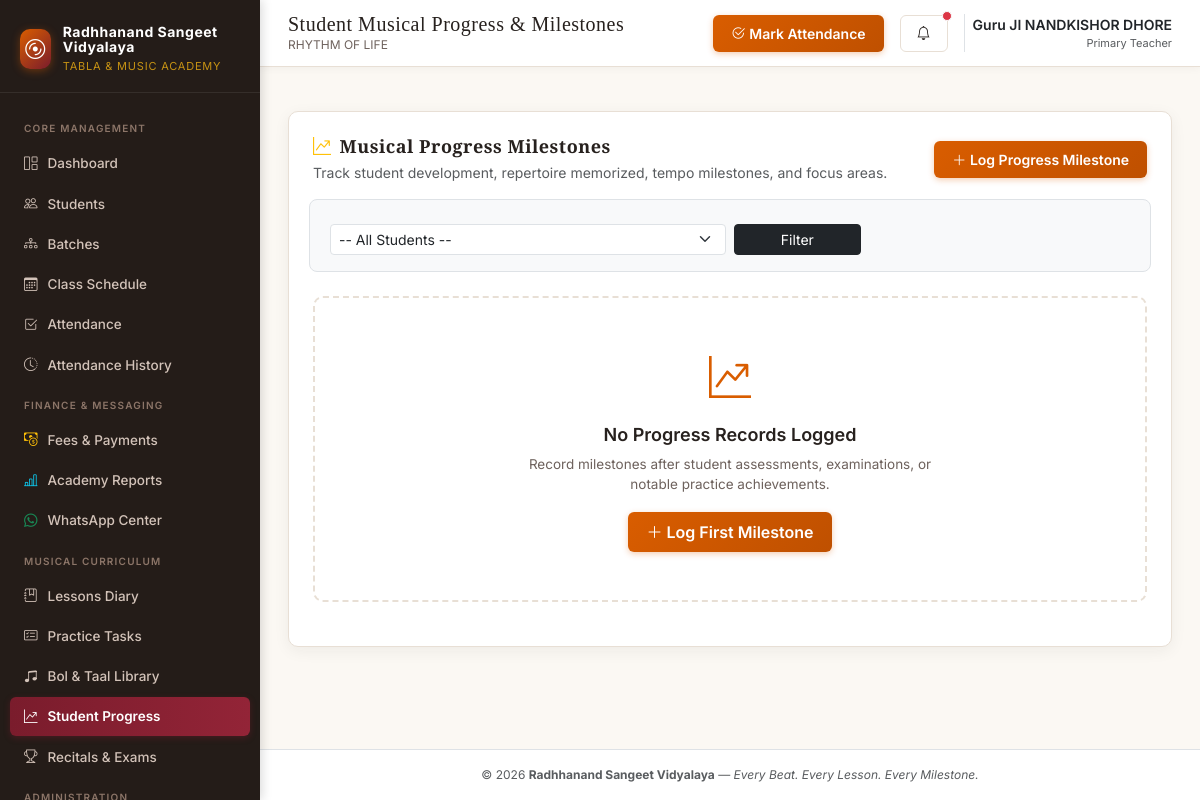
The app's page /progress/ (signed in) with its own data.
### academy/models.py (models this page shows, shortened)
class AcademySettings(models.Model):
    academy_name = models.CharField(max_length=200, default="Radhhanand Sangeet Vidyalaya")
    tagline = models.CharField(max_length=255, default="Every Beat. Every Lesson. Every Milestone.")
    teacher_name = models.CharField(max_length=150, default="Guru Ji")
    phone = models.CharField(max_length=25, blank=True, default="+91 98765 43210", help_text="Official academy contact phone")
    email = models.EmailField(blank=True, default="contact@radhhanand.org", help_text="Official academy email")
    address = models.TextField(blank=True, default="Radhhanand Sangeet Vidyalaya, India", help_text="Academy premises address")
    whatsapp_number = models.CharField(max_length=25, blank=True, default="+91 98765 43210", help_text="Official academy WhatsApp number")
    attendance_threshold = models.FloatField(
        default=75.0,
        help_text="Attendance percentage threshold below which alerts are flagged (e.g. 75%)"
    )
    consecutive_absence_threshold = models.PositiveIntegerField(
        default=3,
        help_text="Number of consecutive conducted sessions missed before an alert triggers"
    )
    currency_symbol = models.CharField(max_length=10, default="₹")
    date_format = models.CharField(max_length=30, default="YYYY-MM-DD")
    enable_fees = models.BooleanField(default=True, help_text="Enable or disable fee management module")
    enable_late_status = models.BooleanField(default=False, help_text="Enable 'Late' as an attendance status")
    default_class_duration = models.PositiveIntegerField(default=60, help_text="Default duration in minutes")
    updated_at = models.DateTimeField(auto_now=True)
    class Meta:
        verbose_name = "Academy Settings"
        verbose_name_plural = "Academy Settings"
    @classmethod
    def get_settings(cls):
        settings_obj = cls.objects.first()
        if not settings_obj:
            settings_obj = cls.objects.create(academy_name="Radhhanand Sangeet Vidyalaya")
        elif settings_obj.academy_name != "Radhhanand Sangeet Vidyalaya":
            settings_obj.academy_name = "Radhhanand Sangeet Vidyalaya"
            settings_obj.save(update_fields=['academy_name'])
        return settings_obj

### academy/views.py (the view)
# urls.py: path('progress/', views.progress_list, name='progress_list'),
@login_required
def progress_list(request):
    student_id = request.GET.get('student')
    progress_qs = StudentProgress.objects.all().select_related('student')
    if student_id:
        progress_qs = progress_qs.filter(student_id=student_id)
    progress_qs = progress_qs.order_by('-date', '-created_at')
    paginator = Paginator(progress_qs, 15)
    page_number = request.GET.get('page')
    page_obj = paginator.get_page(page_number)
    students = Student.objects.filter(status='active').order_by('first_name')
    return render(request, 'academy/progress/progress_list.html', {
        'page_obj': page_obj,
        'students': students,
        'selected_student_id': student_id,
    })

### academy/templates/academy/progress/progress_list.html (shortened to what this page needs)
{% extends 'academy/base.html' %}
{% block page_title %}Student Musical Progress & Milestones{% endblock %}
{% block content %}
<div class="taal-card">
    <div class="d-flex flex-column flex-md-row justify-content-between align-items-md-center gap-3 mb-4">
        <div>
            <h3 class="taal-card-title mb-1"><i class="bi bi-graph-up-arrow text-warning"></i> Musical Progress Milestones</h3>
            <p class="text-muted small mb-0">Track student development, repertoire memorized, tempo milestones, and focus areas.</p>
        </div>
        <div>
            <a href="{% url 'progress_create' %}" class="btn btn-taal-primary btn-sm">
                <i class="bi bi-plus-lg"></i> Log Progress Milestone
            </a>
        </div>
    </div>
    <form method="GET" class="row g-2 mb-4 bg-light p-3 rounded-3 border">
        <div class="col-12 col-md-6">
            <select name="student" class="form-select form-select-sm">
                <option value="">-- All Students --</option>
            </select>
        </div>
        <div class="col-12 col-md-2 d-flex gap-1">
            <button type="submit" class="btn btn-sm btn-dark w-100">Filter</button>
        </div>
    </form>
    {% if page_obj.object_list %}
    <div class="list-group list-group-flush">
        {% for pr in page_obj.object_list %}
        <div class="list-group-item px-0 py-3 border-bottom">
            <div class="d-flex justify-content-between align-items-start mb-2">
                <div>
                    <h5 class="fw-bold mb-0">
                        <a href="{% url 'student_detail' pr.student.id %}">{{ pr.student.full_name }}</a>
                    </h5>
                    <small class="text-muted">{{ pr.student.student_id }} &bull; Level: {{ pr.get_current_level_display|default:pr.current_level|title }}</small>
                </div>
                <span class="badge bg-light text-dark border">{{ pr.date|date:"D, d M Y" }}</span>
            </div>
            <div class="row g-2 small mt-1">
                {% if pr.taals_studied %}
                <div class="col-12 col-md-6">
                    <strong class="text-muted">Taals Practiced:</strong> {{ pr.taals_studied }}
                </div>
                {% endif %}
                {% if pr.compositions_studied %}
                <div class="col-12 col-md-6">
                    <strong class="text-muted">Compositions Memorized:</strong> {{ pr.compositions_studied }}
                </div>
                {% endif %}
                {% if pr.topics_completed %}
                <div class="col-12 col-md-6 text-success">
                    <strong>Mastered / Completed:</strong> {{ pr.topics_completed }}
                </div>
                {% endif %}
                {% if pr.topics_needing_revision %}
                <div class="col-12 col-md-6 text-danger">
                    <strong>Needs Focus / Revision:</strong> {{ pr.topics_needing_revision }}
                </div>
                {% endif %}
                {% if pr.tempo_targets %}
                <div class="col-12 col-md-6">
                    <strong class="text-muted">Tempo Targets:</strong> {{ pr.tempo_targets }}
                </div>
                {% endif %}
                {% if pr.next_goal %}
                <div class="col-12 col-md-6 text-primary">
                    <strong>Next Musical Goal:</strong> {{ pr.next_goal }}
                </div>
                {% endif %}
            </div>
            {% if pr.feedback %}
            <div class="small text-secondary mt-2 p-2 bg-light rounded">
                <strong>Teacher Feedback:</strong> {{ pr.feedback }}
            </div>
            {% endif %}
        </div>
        {% endfor %}
    </div>
    {% if page_obj.has_other_pages %}
    <div class="d-flex justify-content-between align-items-center mt-3 pt-3">
        <div class="small text-muted">Showing {{ page_obj.start_index }} - {{ page_obj.end_index }} of {{ page_obj.paginator.count }} milestones</div>
        <nav>
            <ul class="pagination pagination-sm mb-0">
                {% if page_obj.has_previous %}
                <li class="page-item"><a class="page-link" href="?page={{ page_obj.previous_page_number }}&student={{ selected_student_id }}">Previous</a></li>
                {% endif %}
                <li class="page-item disabled"><span class="page-link">Page {{ page_obj.number }} of {{ page_obj.paginator.num_pages }}</span></li>
                {% if page_obj.has_next %}
                <li class="page-item"><a class="page-link" href="?page={{ page_obj.next_page_number }}&student={{ selected_student_id }}">Next</a></li>
                {% endif %}
            </ul>
        </nav>
    </div>
    {% endif %}
    {% else %}
    <div class="empty-state-box">
        <div class="empty-state-icon"><i class="bi bi-graph-up-arrow"></i></div>
        <div class="empty-state-title">No Progress Records Logged</div>
        <div class="empty-state-text">Record milestones after student assessments, examinations, or notable practice achievements.</div>
        <a href="{% url 'progress_create' %}" class="btn btn-taal-primary"><i class="bi bi-plus-lg"></i> Log First Milestone</a>
    </div>
    {% endif %}
</div>
{% endblock %}

### academy/templates/academy/base.html (shortened to what this page needs)
{% load static %}
<!DOCTYPE html>
<html lang="en">
<head>
    <link href="https://cdn.jsdelivr.net/npm/bootstrap@5.3.3/dist/css/bootstrap.min.css" rel="stylesheet">
    <link rel="stylesheet" href="https://cdn.jsdelivr.net/npm/bootstrap-icons@1.11.3/font/bootstrap-icons.min.css">
    <link rel="stylesheet" href="{% static 'academy/css/taal.css' %}">
</head>
<body>
    <div class="app-container">
        {% if user.is_authenticated %}
        <aside class="app-sidebar no-print" id="appSidebar">
            <div class="sidebar-header d-flex justify-content-between align-items-center">
                <a href="{% url 'dashboard' %}" class="brand-badge text-decoration-none">
                    <div class="brand-icon">
                        <i class="bi bi-disc"></i>
                    </div>
                    <div>
                        <div class="brand-title" style="font-size: 14px; font-weight: 700; letter-spacing: 0.5px;">Radhhanand Sangeet Vidyalaya</div>
                        <div class="brand-subtitle" style="font-size: 11px; color: #C69214;">Tabla & Music Academy</div>
                    </div>
                </a>
            </div>
            <nav class="sidebar-nav">
                <div class="nav-section-title">Core Management</div>
                <a href="{% url 'dashboard' %}" class="nav-link-custom {% if request.resolver_match.url_name == 'dashboard' %}active{% endif %}">
                    <span class="nav-left"><i class="bi bi-grid-1x2"></i> Dashboard</span>
                </a>
                <a href="{% url 'student_list' %}" class="nav-link-custom {% if 'student' in request.resolver_match.url_name %}active{% endif %}">
                    <span class="nav-left"><i class="bi bi-people"></i> Students</span>
                </a>
                <a href="{% url 'batch_list' %}" class="nav-link-custom {% if 'batch' in request.resolver_match.url_name %}active{% endif %}">
                    <span class="nav-left"><i class="bi bi-diagram-3"></i> Batches</span>
                </a>
                <a href="{% url 'session_list' %}" class="nav-link-custom {% if 'session' in request.resolver_match.url_name %}active{% endif %}">
                    <span class="nav-left"><i class="bi bi-calendar3"></i> Class Schedule</span>
                </a>
                <a href="{% url 'attendance_hub' %}" class="nav-link-custom {% if request.resolver_match.url_name == 'attendance_hub' or request.resolver_match.url_name == 'attendance_mark' %}active{% endif %}">
                    <span class="nav-left"><i class="bi bi-check2-square"></i> Attendance</span>
                </a>
                <a href="{% url 'attendance_history' %}" class="nav-link-custom {% if request.resolver_match.url_name == 'attendance_history' or request.resolver_match.url_name == 'attendance_audit_list' %}active{% endif %}">
                    <span class="nav-left"><i class="bi bi-clock-history"></i> Attendance History</span>
                </a>
                <div class="nav-section-title">Finance & Messaging</div>
                <a href="{% url 'fee_dashboard' %}" class="nav-link-custom {% if 'fee' in request.resolver_match.url_name or 'payment' in request.resolver_match.url_name or 'receipt' in request.resolver_match.url_name %}active{% endif %}">
                    <span class="nav-left"><i class="bi bi-cash-coin text-warning"></i> Fees & Payments</span>
                </a>
                <a href="{% url 'attendance_reports' %}" class="nav-link-custom {% if 'report' in request.resolver_match.url_name %}active{% endif %}">
                    <span class="nav-left"><i class="bi bi-bar-chart-line text-info"></i> Academy Reports</span>
                </a>
                <a href="{% url 'whatsapp_hub' %}" class="nav-link-custom {% if 'whatsapp' in request.resolver_match.url_name %}active{% endif %}">
                    <span class="nav-left"><i class="bi bi-whatsapp text-success"></i> WhatsApp Center</span>
                </a>
                <div class="nav-section-title">Musical Curriculum</div>
                <a href="{% url 'lesson_list' %}" class="nav-link-custom {% if 'lesson' in request.resolver_match.url_name %}active{% endif %}">
                    <span class="nav-left"><i class="bi bi-journal-bookmark"></i> Lessons Diary</span>
                </a>
                <a href="{% url 'assignment_list' %}" class="nav-link-custom {% if 'assignment' in request.resolver_match.url_name %}active{% endif %}">
                    <span class="nav-left"><i class="bi bi-card-checklist"></i> Practice Tasks</span>
                </a>
                <a href="{% url 'taal_list' %}" class="nav-link-custom {% if 'library' in request.resolver_match.url_name or 'taal' in request.resolver_match.url_name or 'composition' in request.resolver_match.url_name %}active{% endif %}">
                    <span class="nav-left"><i class="bi bi-music-note-beamed"></i> Bol & Taal Library</span>
                </a>
                <a href="{% url 'progress_list' %}" class="nav-link-custom {% if 'progress' in request.resolver_match.url_name %}active{% endif %}">
                    <span class="nav-left"><i class="bi bi-graph-up-arrow"></i> Student Progress</span>
                </a>
                <a href="{% url 'performance_list' %}" class="nav-link-custom {% if 'performance' in request.resolver_match.url_name or 'exam' in request.resolver_match.url_name %}active{% endif %}">
                    <span class="nav-left"><i class="bi bi-trophy"></i> Recitals & Exams</span>
                </a>
                <div class="nav-section-title">Administration</div>
            </nav>
        </aside>
        {% endif %}
        <div class="app-main">
            {% if user.is_authenticated %}
            <header class="app-topbar no-print">
                <div class="d-flex align-items-center gap-3">
                    <div class="topbar-title-area">
                        <h2>{% block page_title %}{{ academy_settings.academy_name }}{% endblock %}</h2>
                        <p class="d-none d-sm-block">{{ academy_settings.tagline }}</p>
                    </div>
                </div>
                <div class="topbar-actions">
                    <a href="{% url 'attendance_hub' %}" class="btn btn-sm btn-taal-primary d-none d-sm-inline-flex align-items-center gap-1">
                        <i class="bi bi-check2-circle"></i> Mark Attendance
                    </a>
                    <a href="{% url 'alert_list' %}" class="btn btn-sm btn-taal-outline position-relative" aria-label="Alerts">
                        <i class="bi bi-bell"></i>
                        {% if unread_alerts_count > 0 %}
                        <span class="position-absolute top-0 start-100 translate-middle p-1 bg-danger border border-light rounded-circle"></span>
                        {% endif %}
                    </a>
                    <div class="d-flex align-items-center gap-2 ps-2 border-start">
                        <div class="text-end d-none d-md-block">
                            <div class="small fw-semibold text-dark">{{ academy_settings.teacher_name }}</div>
                            <div class="text-muted" style="font-size: 11px;">Primary Teacher</div>
                        </div>
                    </div>
                </div>
            </header>
            {% endif %}
            <div class="container-fluid px-3 px-sm-4 pt-3 no-print">
            </div>
            <main class="page-content">
                {% block content %}{% endblock %}
            </main>
            <footer class="text-center py-3 text-muted border-top bg-white mt-auto no-print" style="font-size: 12px;">
                <div class="container">
                    &copy; {{ current_year }} <strong>{{ academy_settings.academy_name }}</strong> &mdash; <em>Every Beat. Every Lesson. Every Milestone.</em>
                </div>
            </footer>
        </div>
    </div>
</body>
</html>

### records on screen
AcademySettings: tagline "RHYTHM OF LIFE", teacher_name "Guru JI NANDKISHOR DHORE", academy_name "Radhhanand Sangeet Vidyalaya"
